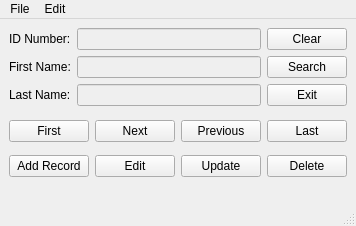
<?xml version="1.0" encoding="UTF-8"?>
<ui version="4.0">
 <class>MainWindow</class>
 <widget class="QMainWindow" name="MainWindow">
  <property name="geometry">
   <rect>
    <x>0</x>
    <y>0</y>
    <width>340</width>
    <height>226</height>
   </rect>
  </property>
  <property name="windowTitle">
   <string>MainWindow</string>
  </property>
  <widget class="QWidget" name="centralwidget">
   <layout class="QGridLayout" name="gridLayout">
    <item row="0" column="0">
     <layout class="QVBoxLayout" name="verticalLayout_2">
      <item>
       <layout class="QHBoxLayout" name="horizontalLayout_3">
        <item>
         <layout class="QFormLayout" name="formLayout">
          <item row="0" column="0">
           <widget class="QLabel" name="label_3">
            <property name="text">
             <string>ID Number:</string>
            </property>
           </widget>
          </item>
          <item row="0" column="1">
           <widget class="QLineEdit" name="txtId">
            <property name="enabled">
             <bool>false</bool>
            </property>
           </widget>
          </item>
          <item row="1" column="0">
           <widget class="QLabel" name="label">
            <property name="text">
             <string>First Name:</string>
            </property>
           </widget>
          </item>
          <item row="1" column="1">
           <widget class="QLineEdit" name="txtFirstName">
            <property name="enabled">
             <bool>false</bool>
            </property>
           </widget>
          </item>
          <item row="2" column="0">
           <widget class="QLabel" name="label_2">
            <property name="text">
             <string>Last Name:</string>
            </property>
           </widget>
          </item>
          <item row="2" column="1">
           <widget class="QLineEdit" name="txtLastName">
            <property name="enabled">
             <bool>false</bool>
            </property>
           </widget>
          </item>
         </layout>
        </item>
        <item>
         <layout class="QVBoxLayout" name="verticalLayout">
          <item>
           <widget class="QPushButton" name="btnClear">
            <property name="text">
             <string>Clear</string>
            </property>
           </widget>
          </item>
          <item>
           <widget class="QPushButton" name="pushButton_10">
            <property name="text">
             <string>Search</string>
            </property>
           </widget>
          </item>
          <item>
           <widget class="QPushButton" name="pushButton">
            <property name="text">
             <string>Exit</string>
            </property>
           </widget>
          </item>
         </layout>
        </item>
       </layout>
      </item>
      <item>
       <spacer name="verticalSpacer">
        <property name="orientation">
         <enum>Qt::Vertical</enum>
        </property>
        <property name="sizeHint" stdset="0">
         <size>
          <width>20</width>
          <height>18</height>
         </size>
        </property>
       </spacer>
      </item>
      <item>
       <layout class="QHBoxLayout" name="horizontalLayout">
        <item>
         <widget class="QPushButton" name="btnFirst">
          <property name="text">
           <string>First</string>
          </property>
         </widget>
        </item>
        <item>
         <widget class="QPushButton" name="pushButton_3">
          <property name="text">
           <string>Next</string>
          </property>
         </widget>
        </item>
        <item>
         <widget class="QPushButton" name="pushButton_4">
          <property name="text">
           <string>Previous</string>
          </property>
         </widget>
        </item>
        <item>
         <widget class="QPushButton" name="pushButton_5">
          <property name="text">
           <string>Last</string>
          </property>
         </widget>
        </item>
       </layout>
      </item>
      <item>
       <spacer name="verticalSpacer_2">
        <property name="orientation">
         <enum>Qt::Vertical</enum>
        </property>
        <property name="sizeHint" stdset="0">
         <size>
          <width>20</width>
          <height>17</height>
         </size>
        </property>
       </spacer>
      </item>
      <item>
       <layout class="QHBoxLayout" name="horizontalLayout_2">
        <item>
         <widget class="QPushButton" name="pushButton_6">
          <property name="text">
           <string>Add Record</string>
          </property>
         </widget>
        </item>
        <item>
         <widget class="QPushButton" name="pushButton_7">
          <property name="text">
           <string>Edit</string>
          </property>
         </widget>
        </item>
        <item>
         <widget class="QPushButton" name="pushButton_8">
          <property name="text">
           <string>Update</string>
          </property>
         </widget>
        </item>
        <item>
         <widget class="QPushButton" name="pushButton_9">
          <property name="text">
           <string>Delete</string>
          </property>
         </widget>
        </item>
       </layout>
      </item>
      <item>
       <spacer name="verticalSpacer_3">
        <property name="orientation">
         <enum>Qt::Vertical</enum>
        </property>
        <property name="sizeHint" stdset="0">
         <size>
          <width>20</width>
          <height>28</height>
         </size>
        </property>
       </spacer>
      </item>
     </layout>
    </item>
   </layout>
  </widget>
  <widget class="QMenuBar" name="menubar">
   <property name="geometry">
    <rect>
     <x>0</x>
     <y>0</y>
     <width>340</width>
     <height>21</height>
    </rect>
   </property>
   <widget class="QMenu" name="menuFile">
    <property name="title">
     <string>File</string>
    </property>
    <addaction name="actionSearch"/>
    <addaction name="actionSave_3"/>
    <addaction name="actionExit_2"/>
   </widget>
   <widget class="QMenu" name="menuEdit">
    <property name="title">
     <string>Edit</string>
    </property>
    <addaction name="actionAdd_Record"/>
    <addaction name="actionDelete"/>
   </widget>
   <addaction name="menuFile"/>
   <addaction name="menuEdit"/>
  </widget>
  <widget class="QStatusBar" name="statusbar"/>
  <action name="actionSave">
   <property name="text">
    <string>Save</string>
   </property>
  </action>
  <action name="actionAdd_Record">
   <property name="text">
    <string>Add Record</string>
   </property>
  </action>
  <action name="actionUpdate">
   <property name="text">
    <string>Update</string>
   </property>
  </action>
  <action name="actionDelete">
   <property name="text">
    <string>Delete Record</string>
   </property>
  </action>
  <action name="actionSave_2">
   <property name="text">
    <string>Save</string>
   </property>
  </action>
  <action name="actionExit">
   <property name="text">
    <string>Exit</string>
   </property>
  </action>
  <action name="actionSearch">
   <property name="text">
    <string>Search</string>
   </property>
   <property name="iconVisibleInMenu">
    <bool>true</bool>
   </property>
  </action>
  <action name="actionSave_3">
   <property name="text">
    <string>Save</string>
   </property>
  </action>
  <action name="actionExit_2">
   <property name="text">
    <string>Exit</string>
   </property>
  </action>
 </widget>
 <resources/>
 <connections>
  <connection>
   <sender>btnClear</sender>
   <signal>clicked()</signal>
   <receiver>txtLastName</receiver>
   <slot>clear()</slot>
   <hints>
    <hint type="sourcelabel">
     <x>301</x>
     <y>65</y>
    </hint>
    <hint type="destinationlabel">
     <x>169</x>
     <y>115</y>
    </hint>
   </hints>
  </connection>
  <connection>
   <sender>btnClear</sender>
   <signal>clicked()</signal>
   <receiver>txtId</receiver>
   <slot>clear()</slot>
   <hints>
    <hint type="sourcelabel">
     <x>301</x>
     <y>65</y>
    </hint>
    <hint type="destinationlabel">
     <x>169</x>
     <y>63</y>
    </hint>
   </hints>
  </connection>
  <connection>
   <sender>btnClear</sender>
   <signal>clicked()</signal>
   <receiver>txtFirstName</receiver>
   <slot>clear()</slot>
   <hints>
    <hint type="sourcelabel">
     <x>301</x>
     <y>65</y>
    </hint>
    <hint type="destinationlabel">
     <x>169</x>
     <y>89</y>
    </hint>
   </hints>
  </connection>
  <connection>
   <sender>actionExit_2</sender>
   <signal>triggered()</signal>
   <receiver>MainWindow</receiver>
   <slot>close()</slot>
   <hints>
    <hint type="sourcelabel">
     <x>-1</x>
     <y>-1</y>
    </hint>
    <hint type="destinationlabel">
     <x>229</x>
     <y>165</y>
    </hint>
   </hints>
  </connection>
  <connection>
   <sender>btnClear</sender>
   <signal>clicked(bool)</signal>
   <receiver>txtId</receiver>
   <slot>setEnabled(bool)</slot>
   <hints>
    <hint type="sourcelabel">
     <x>290</x>
     <y>44</y>
    </hint>
    <hint type="destinationlabel">
     <x>158</x>
     <y>42</y>
    </hint>
   </hints>
  </connection>
  <connection>
   <sender>btnClear</sender>
   <signal>clicked(bool)</signal>
   <receiver>txtFirstName</receiver>
   <slot>setEnabled(bool)</slot>
   <hints>
    <hint type="sourcelabel">
     <x>290</x>
     <y>44</y>
    </hint>
    <hint type="destinationlabel">
     <x>158</x>
     <y>68</y>
    </hint>
   </hints>
  </connection>
  <connection>
   <sender>btnClear</sender>
   <signal>clicked(bool)</signal>
   <receiver>txtLastName</receiver>
   <slot>setEnabled(bool)</slot>
   <hints>
    <hint type="sourcelabel">
     <x>290</x>
     <y>44</y>
    </hint>
    <hint type="destinationlabel">
     <x>158</x>
     <y>94</y>
    </hint>
   </hints>
  </connection>
 </connections>
</ui>
